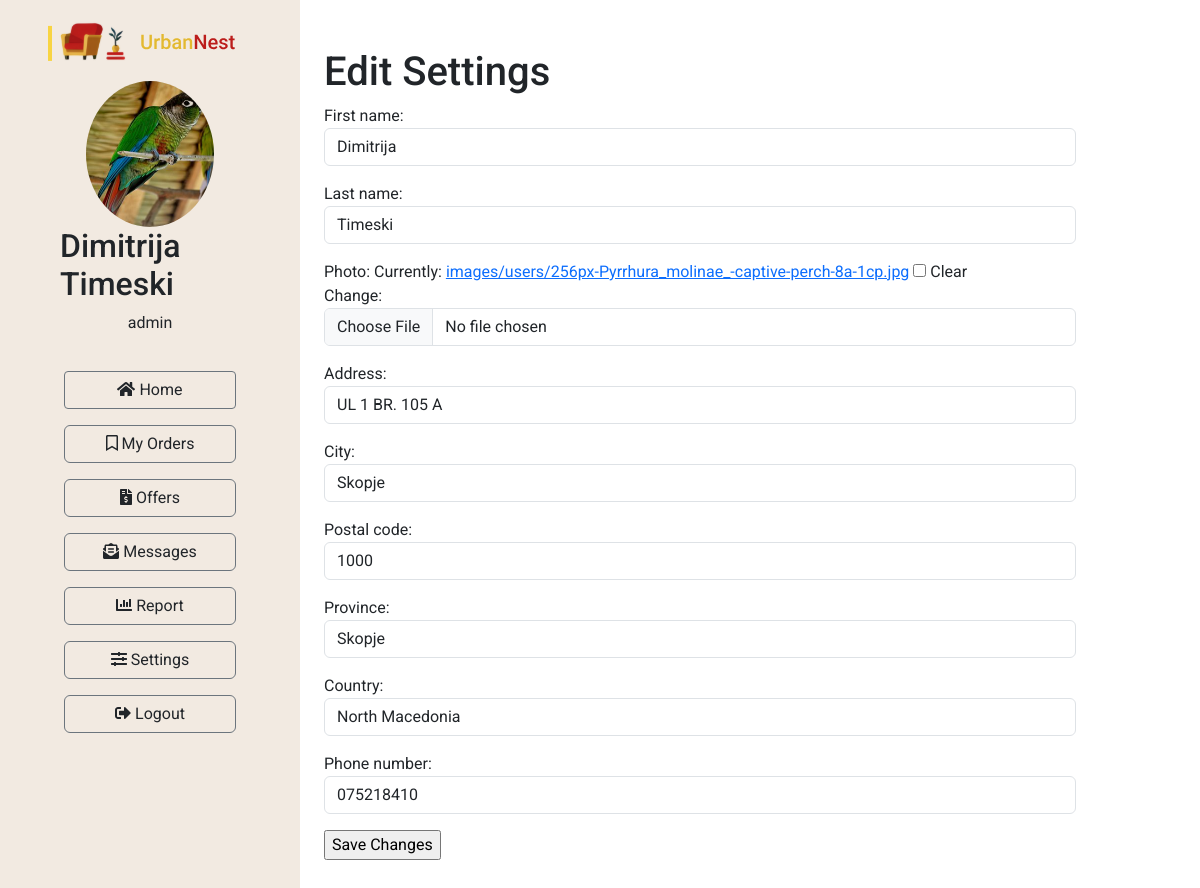
The app's page /edit_settings/ (signed in), older data.
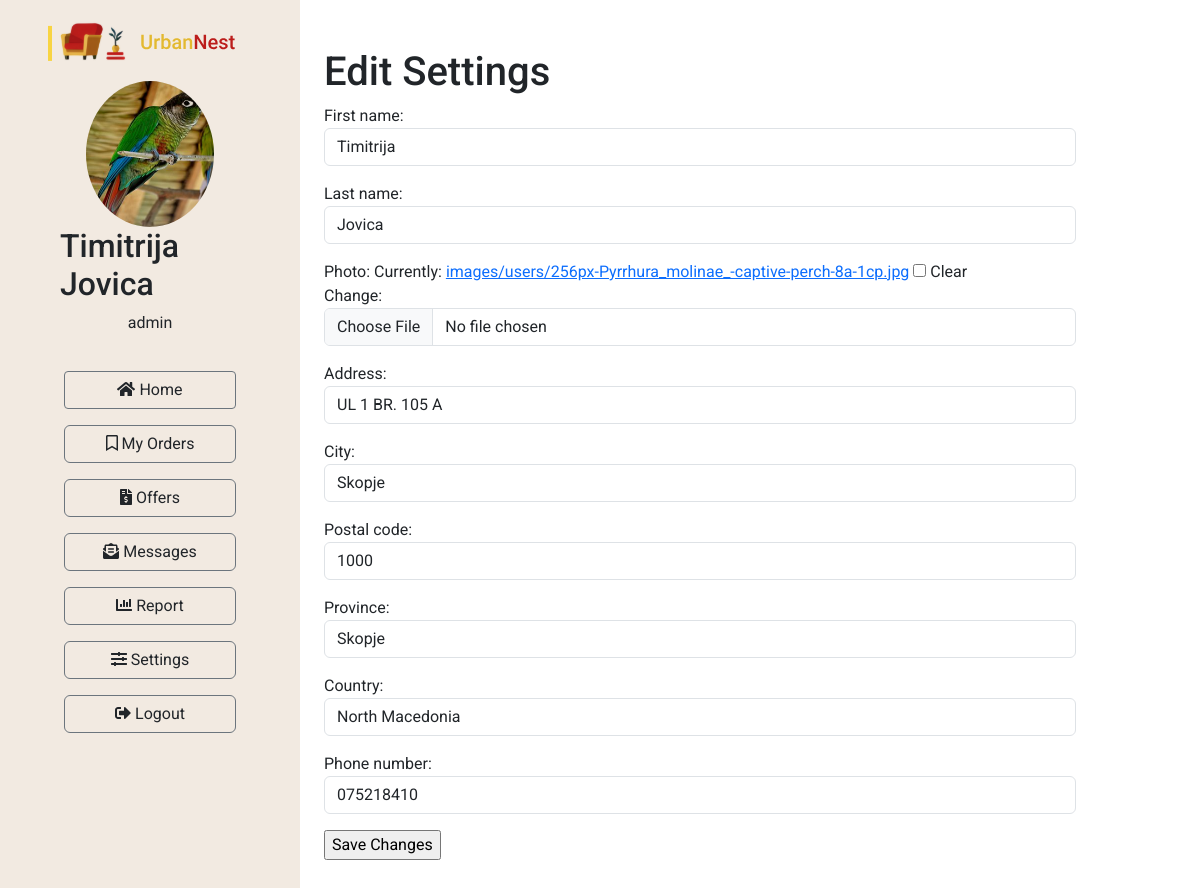
The same page, newer data.
### Furniture/models.py (models this page shows, shortened)
class UrbanNestUser(models.Model):
    user = models.OneToOneField(User, on_delete=models.CASCADE)
    first_name = models.CharField(max_length=100)
    last_name = models.CharField(max_length=100)
    photo = models.ImageField(upload_to='images/users', null=True, blank=True)
    address = models.CharField(max_length=200)
    city = models.CharField(max_length=100)
    postal_code = models.CharField(max_length=100)
    province = models.CharField(max_length=100)
    country = CountryField()
    phone_number = models.CharField(max_length=9)
    shopping_cart = models.ForeignKey('ShoppingCart', on_delete=models.CASCADE, null=True, blank=True)

### Furniture/views.py (the view)
# urls.py: path('edit_settings/', edit_settings, name='edit_settings'),
@login_required
def edit_settings(request):
    user_settings = UrbanNestUser.objects.get(user=request.user)
    if request.method == 'POST':
        form = UrbanNestUserForm(request.POST, request.FILES, instance=user_settings)
        if form.is_valid():
            form.save()
            return redirect('edit_settings')  # Redirect back to the edit settings page
    else:
        form = UrbanNestUserForm(instance=user_settings)
    user = UrbanNestUser.objects.get(user=request.user)
    context = {'form': form, 'user': user}
    return render(request, 'registration/edit_settings.html', context=context)

### Furniture/forms.py
class UrbanNestUserForm(forms.ModelForm):
    def __init__(self, *args, **kwargs):
        super(UrbanNestUserForm, self).__init__(*args, **kwargs)
        for field in self.visible_fields():
            field.field.widget.attrs['class'] = 'form-control'
    class Meta:
        model = UrbanNestUser
        fields = (
            "first_name",
            "last_name",
            "photo",
            "address",
            "city",
            "postal_code",
            "province",
            "country",
            "phone_number",
        )

### Furniture/templates/registration/edit_settings.html (shortened to what this page needs)
{% extends "dashboard/base-dashboard.html" %}
{% block content %}
<div class="container py-5">
    <h1>Edit Settings</h1>
    <form method="post" enctype="multipart/form-data">
        {{ form.as_p }}
        <input type="submit" value="Save Changes">
    </form>
</div>
{% endblock %}

### Furniture/templates/dashboard/base-dashboard.html (shortened to what this page needs)
<!DOCTYPE html>
<html lang="en">
<head>
    <link rel="stylesheet" href="https://cdn.jsdelivr.net/npm/bootstrap@5.3.0/dist/css/bootstrap.min.css">
    <link rel="stylesheet"
          href="https://cdn.jsdelivr.net/npm/@fortawesome/fontawesome-free@6.2.1/css/fontawesome.min.css"
>
</head>
<body>
<div style="min-height: 100vh;">
    <div class="row d-flex align-items-stretch p-0 m-0">
        <div class="py-3 px-5 col-md-3" style="background: #F2EAE1; min-height: 100vh;">
            <a href="{% url 'index' %}">
                <div>
                </div>
            </a>
            <div class="pt-3 container d-flex flex-column align-items-center justify-content-center mb-1">
                <img src="{{MEDIA_URL}}{{user.photo.url}}" alt="" class="rounded-circle" style="
width: 128px;
height: 145.636px;">
                <h2>{{user.first_name}} {{user.last_name}}</h2>
                <p>{{user.user.username}}</p>
            </div>
            <div class="d-flex flex-column justify-content-center px-3 gap-3 py-3">
                <a href="{% url 'dashboard_home' %}" class="text-decoration-none text-reset btn btn-outline-secondary"
                   style="border-radius: 4px;"><i class="fas fa-home"></i> Home</a>
                <a href="{% url 'my_orders' %}" class="text-decoration-none text-reset btn btn-outline-secondary"><i
                        class='far fa-bookmark'></i> My
                    Orders</a>
                <a href="{% url 'offers' %}" class="text-decoration-none text-reset btn btn-outline-secondary"><i
                        class='fas fa-file-invoice-dollar'></i> Offers</a>
                <a href="" class="text-decoration-none text-reset btn btn-outline-secondary"><i
                        class='fas fa-envelope-open-text'></i> Messages</a>
                <a href="" class="text-decoration-none text-reset btn btn-outline-secondary"><i
                        class='fas fa-chart-bar'></i> Report</a>
                <a href="{% url 'edit_settings' %}" class="text-decoration-none text-reset btn btn-outline-secondary"><i
                        class='fas fa-sliders-h'></i> Settings</a>
                <a href="{% url 'logout' %}" class="text-decoration-none text-reset btn btn-outline-secondary"><i
                        class="fas fa-sign-out-alt"></i> Logout</a>
            </div>
        </div>
        <div class="col-md-8 white">
            {% block content %}{% endblock %}
        </div>
    </div>
</div>
</body>
</html>

Row changes from the older to the newer data that the page shows:
changed UrbanNestUser "UL 1 BR. 105 A": first_name "Dimitrija" → "Timitrija"; last_name "Timeski" → "Jovica"
